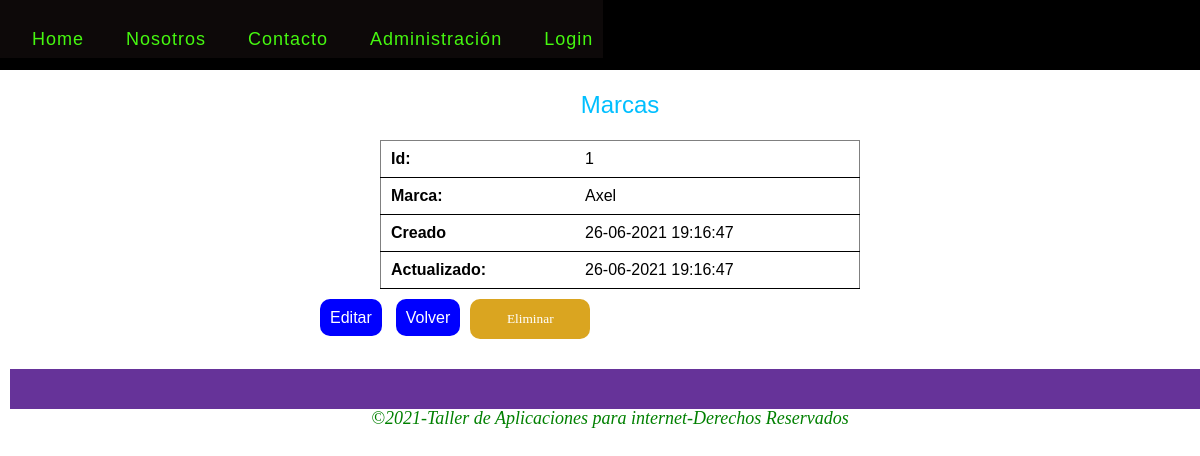
The app's page /marcas/show.php?id=1 with its own data.
### tables this page shows
CREATE TABLE `marcas` (
  `id` int(11) NOT NULL,
  `nombre` varchar(255) NOT NULL,
  `created_at` datetime DEFAULT NULL,
  `updated_at` datetime DEFAULT NULL
);

### class/modelo.php (called while the page is built, shortened)
<?php
class Modelo
{
    public function __construct()
    {
        $this->_db = new Conexion;
    }
}

### class/marcaModel.php (called while the page is built, shortened)
<?php
require_once('modelo.php');
class marcaModel extends Modelo
{
public function getMarcaId($id)
{
    $id = (int) $id;
    $marca = $this->_db->prepare("SELECT id,nombre,created_at,updated_at FROM marcas WHERE id = ?");
    $marca->bindParam(1,$id);
    $marca->execute();
    return $marca->fetch();
}
}

### marcas/show.php (the view, shortened to what this page needs)
<?php
    require('../class/marcaModel.php');
    if(isset($_GET['id'])){
        $id = (int) $_GET['id'];
        $marcas = new marcaModel;
        $marca = $marcas->getMarcaId($id);
    }
?>
<!DOCTYPE html>
<html lang="es">
<head>
    <link rel="stylesheet" href="../css/reset.css">
    <link rel="stylesheet" href="../css/estilos.css">
</head>
<body>
    <header>
        <?php  include('../partials/menu.php'); ?>
    </header>
    <section>
        <div class= "formulario">
            <h1>Marcas</h1>
            <?php if($marca): ?>
                <table class="table">
                    <tr>
                        <th>Id:</th>
                        <td><?php echo $marca['id'];?></td>
                    </tr>
                    <tr>
                        <th>Marca:</th>
                        <td><?php echo $marca['nombre'];?></td>
                    </tr>
                    <tr>
                        <th>Creado</th>
                        <td>
                            <?php
                                $created = new DateTime($marca['created_at']);
                                echo $created->format('d-m-Y H:i:s');
                            ?>
                        </td>
                    <tr>
                            <th>Actualizado:</th>
                        <td>
                            <?php
                                $created = new DateTime($marca['updated_at']);
                                echo $created->format('d-m-Y H:i:s');
                            ?>
                        </td>
                    </tr>
                </table>
                <p class ="enlace">
                    <a href="edit.php?id=<?php echo $id; ?>" class = "btn btn-primary">Editar</a>
                    <a href="index.php" class="btn btn-link">Volver</a>
                </p>
                <form action="delete.php" method="post">
                    <button type="submit" class ="btn btn-warning">Eliminar</button>
                </form>
                <?php else: ?>
                    <p class ="text-info">El dato no existe</p>
            <?php endif;?>
        </div>
    </section>
    <footer>
        <?php  include('../partials/footer.php'); ?>
    </footer>
</body>
</html>

### css/estilos.css (style rules this page uses)
footer { width: 100%; float:left; height: 40px; background-color:rebeccapurple; margin: 10px; }
h1,h2,h3,h4,h5,h6 { color: deepskyblue; font-family: Arial, Helvetica, sans-serif; padding: 23px; }
section { float: left; width: 100%; margin-left: 20px; margin-right: 20px; margin-bottom: 20px; }
section h1 { text-align: center; font-size: 24px; }
table { width: 80%; margin: auto; }
.btn { width: 120px; height: 40px; border:0px; text-align: center; border-radius: 10px; margin-top: 10px; text-decoration: none; }
.btn-link { margin-left: 10px; margin-right: 10px; padding: 10px; }
.btn-primary,.btn-link { background-color: blue; color: white; }
.btn-warning { background-color: goldenrod; color: white; }
.btn-link,.btn-primary,.btn-warning { font-family:Georgia, 'Times New Roman', Times, serif; }
.enlace { float: left; margin-top: 20px; }
.enlace a { width: auto; text-decoration: none; padding: 10px; font-family: Arial, Helvetica, sans-serif; vertical-align: middle; margin-bottom: 100%; }
.formulario { float:left; width: 50%; left: 50%; margin-left: 25%; }
.table { border:grey solid 1px; border-radius: gray; }
.table th { font-weight: bold; }
.table th ,td { padding: 10px; border-bottom: 1px solid; text-align: left; font-family: Arial, Helvetica, sans-serif; }

### records on screen
marcas: id "1", nombre "Axel", created_at "26-06-2021 19:16:47", updated_at "26-06-2021 19:16:47"
